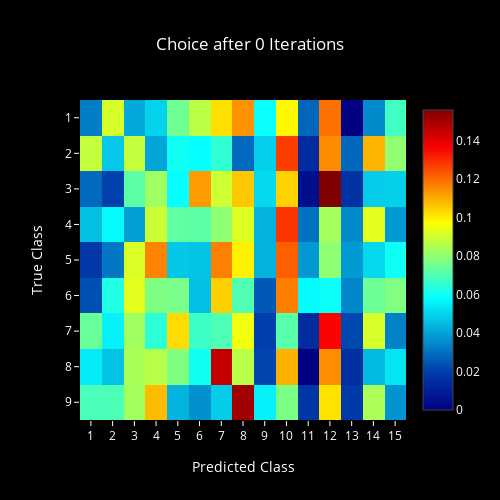
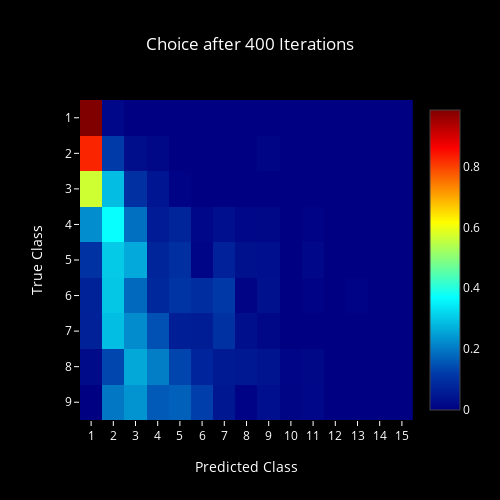
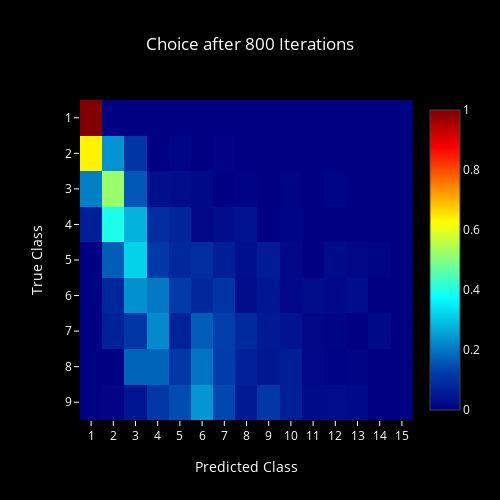
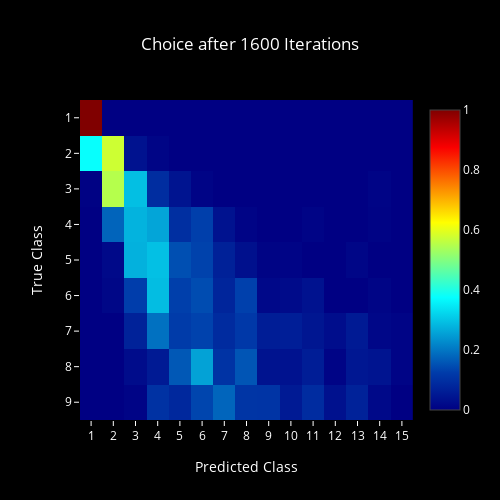

The code cell stored with these charts, in order, in its notebook:
### Code cell
for i, it in enumerate(iter_list):
    #plot_confidence(i, it)
    
    plot_choice(i, it)

### Figure 1 — Plotly figure (JSON) as saved in the notebook; plotly's stock layout.template omitted (floating-point values rounded to 4 significant figures; data arrays with more than 128 entries replaced by an {"elided": "..."} marker saying what was removed)
{"data": [{"colorscale": "Jet", "type": "heatmap", "z": {"elided": "16x16 float values"}}], "layout": {"font": {"color": "#FFF"}, "height": 500, "paper_bgcolor": "#000", "plot_bgcolor": "#000", "title": "Choice after 0 Iterations", "titlefont": {"color": "#FFF"}, "width": 500, "xaxis": {"dtick": 1, "range": [0.5, 15.5], "tickcolor": "#FFF", "title": "Predicted Class"}, "yaxis": {"dtick": 1, "range": [9.5, 0.5], "tickcolor": "#FFF", "title": "True Class"}}}

### Figure 2 — Plotly figure (JSON) as saved in the notebook; plotly's stock layout.template omitted (floating-point values rounded to 4 significant figures; data arrays with more than 128 entries replaced by an {"elided": "..."} marker saying what was removed)
{"data": [{"colorscale": "Jet", "type": "heatmap", "z": {"elided": "16x16 float values"}}], "layout": {"font": {"color": "#FFF"}, "height": 500, "paper_bgcolor": "#000", "plot_bgcolor": "#000", "title": "Choice after 400 Iterations", "titlefont": {"color": "#FFF"}, "width": 500, "xaxis": {"dtick": 1, "range": [0.5, 15.5], "tickcolor": "#FFF", "title": "Predicted Class"}, "yaxis": {"dtick": 1, "range": [9.5, 0.5], "tickcolor": "#FFF", "title": "True Class"}}}

### Figure 3 — Plotly figure (JSON) as saved in the notebook; plotly's stock layout.template omitted (floating-point values rounded to 4 significant figures; data arrays with more than 128 entries replaced by an {"elided": "..."} marker saying what was removed)
{"data": [{"colorscale": "Jet", "type": "heatmap", "z": {"elided": "16x16 float values"}}], "layout": {"font": {"color": "#FFF"}, "height": 500, "paper_bgcolor": "#000", "plot_bgcolor": "#000", "title": "Choice after 800 Iterations", "titlefont": {"color": "#FFF"}, "width": 500, "xaxis": {"dtick": 1, "range": [0.5, 15.5], "tickcolor": "#FFF", "title": "Predicted Class"}, "yaxis": {"dtick": 1, "range": [9.5, 0.5], "tickcolor": "#FFF", "title": "True Class"}}}

### Figure 4 — Plotly figure (JSON) as saved in the notebook; plotly's stock layout.template omitted (floating-point values rounded to 4 significant figures; data arrays with more than 128 entries replaced by an {"elided": "..."} marker saying what was removed)
{"data": [{"colorscale": "Jet", "type": "heatmap", "z": {"elided": "16x16 float values"}}], "layout": {"font": {"color": "#FFF"}, "height": 500, "paper_bgcolor": "#000", "plot_bgcolor": "#000", "title": "Choice after 1600 Iterations", "titlefont": {"color": "#FFF"}, "width": 500, "xaxis": {"dtick": 1, "range": [0.5, 15.5], "tickcolor": "#FFF", "title": "Predicted Class"}, "yaxis": {"dtick": 1, "range": [9.5, 0.5], "tickcolor": "#FFF", "title": "True Class"}}}
